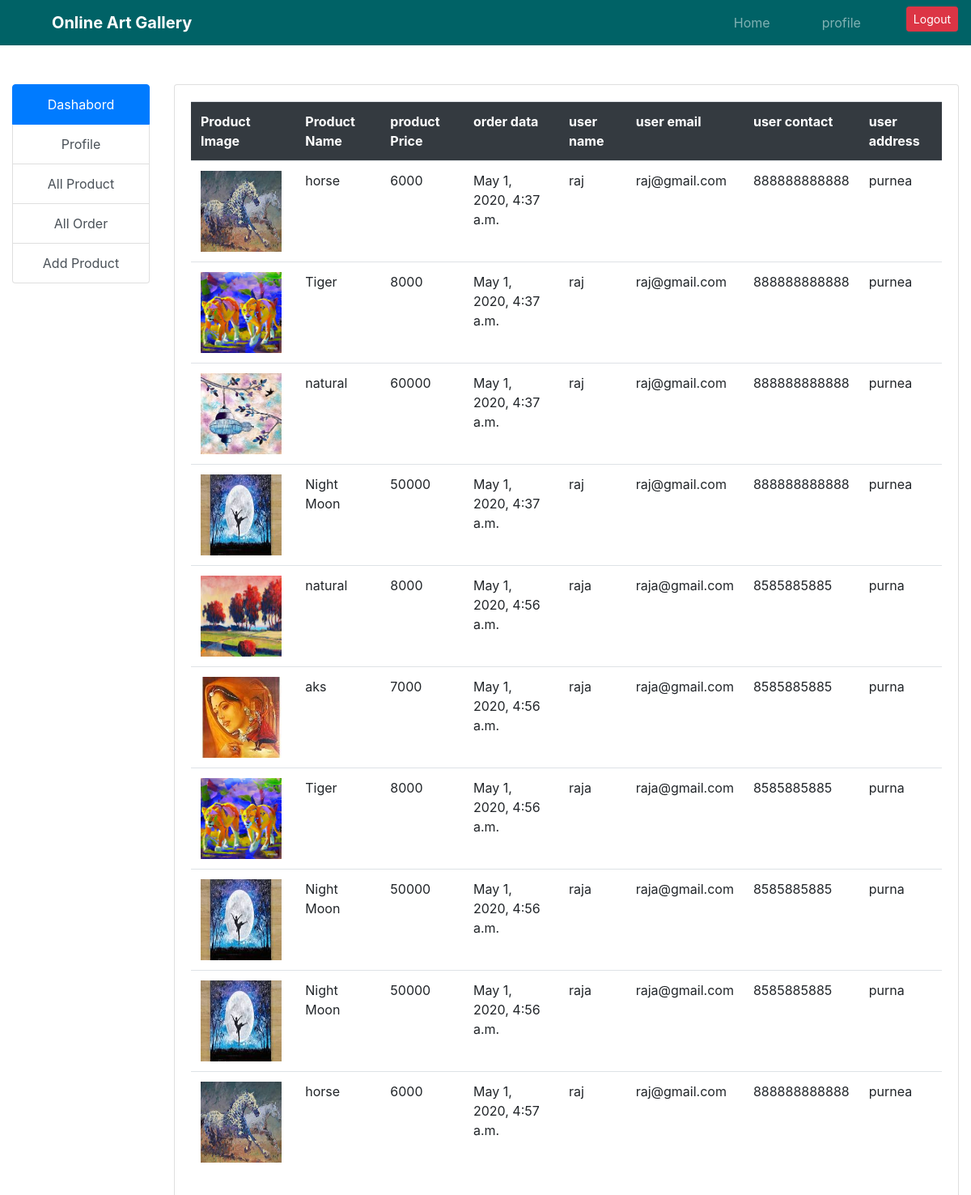
Screenshot of /oner/all_order (signed in) with the database file from the repository.
### artwork/models.py (models this page shows, shortened)
class Order(models.Model):
    order_id = models.AutoField(primary_key=True)
    pro_id = models.ForeignKey(Product,on_delete=models.CASCADE)
    user_id = models.ForeignKey(User,on_delete=models.CASCADE)
    STATUS = (("1", "active"), ("0","dactive"))
    order_status = models.CharField(max_length=20,choices=STATUS)
    order_time = models.DateTimeField(default=timezone.now)

class Product(models.Model):
    pro_id = models.AutoField(primary_key=True)
    panting_title = models.CharField(max_length=200)
    panting_img = models.ImageField(upload_to='media/')
    panting_by = models.CharField(max_length=200)
    panting_rate = models.IntegerField(default='free')

class User(models.Model):
    user_id = models.AutoField(primary_key=True)
    first_name = models.CharField(max_length=200)
    last_name = models.CharField(max_length=200)
    user_img = models.ImageField(upload_to='media/')
    email = models.EmailField()
    contact = models.IntegerField()
    city = models.CharField(max_length=200)
    pin_code = models.IntegerField(max_length=200)
    address = models.CharField(max_length=200)
    state = models.CharField(max_length=200)
    password = models.CharField(max_length=200)

### artwork/views.py (the view)
# urls.py: path('oner/all_order',views.all_order,name="all_order"),
def all_order(r):
    if not r.session.has_key('login'):
        return redirect(login)
    data = {"order":Order.objects.all()}
    return render(r,'oner/all_order.html',data)

### templates/oner/all_order.html
{% extends 'oner/base.html' %}
{% block side %}
{{ block.super }}
{% endblock %}
{% block content %}
    <div class="container-fluid">
      <div class="row">
              <div class="card">
                  <div class="card-body">
                      <table class="table table-hover ">
                          <tr class="bg-dark text-white">
                              <th>Product Image</th>
                              <th>Product Name</th>
                              <th>product Price</th>
                              <th>order data</th>
                              <th>user name</th>
                              <th>user email</th>
                              <th>user contact</th>
                              <th>user address</th>
                          </tr>
                         {% for x in order %}
                          <tr>
                              <td><img src="{{ x.pro_id.panting_img.url }}" alt="" height="100" width="100"></td>
                              <td>{{ x.pro_id.panting_title }}</td>
                              <td>{{ x.pro_id.panting_rate }}</td>
                              <td>{{ x.order_time }}</td>
                              <td>{{ x.user_id.first_name }}</td>
                              <td>{{ x.user_id.email }}</td>
                              <td>{{ x.user_id.contact }}</td>
                              <td>{{ x.user_id.address }}</td>
                          </tr>
                          {% endfor %}
                      </table>
                  </div>
              </div>
      </div>
    </div>
{% endblock %}

### rows the page displays
Order: pro_id.panting_img (picture), pro_id.panting_title "horse", pro_id.panting_rate "6000", order_time "May 1, 2020, 4:37 a.m.", user_id.first_name "raj", user_id.email "raj@gmail.com", user_id.contact "888888888888", user_id.address "purnea"
Order: pro_id.panting_img (picture), pro_id.panting_title "Tiger", pro_id.panting_rate "8000", order_time "May 1, 2020, 4:37 a.m.", user_id.first_name "raj", user_id.email "raj@gmail.com", user_id.contact "888888888888", user_id.address "purnea"
Order: pro_id.panting_img (picture), pro_id.panting_title "natural", pro_id.panting_rate "60000", order_time "May 1, 2020, 4:37 a.m.", user_id.first_name "raj", user_id.email "raj@gmail.com", user_id.contact "888888888888", user_id.address "purnea"
Order: pro_id.panting_img (picture), pro_id.panting_title "Night Moon", pro_id.panting_rate "50000", order_time "May 1, 2020, 4:37 a.m.", user_id.first_name "raj", user_id.email "raj@gmail.com", user_id.contact "888888888888", user_id.address "purnea"
Order: pro_id.panting_img (picture), pro_id.panting_title "natural", pro_id.panting_rate "8000", order_time "May 1, 2020, 4:56 a.m.", user_id.first_name "raja", user_id.email "raja@gmail.com", user_id.contact "8585885885", user_id.address "purna"
Order: pro_id.panting_img (picture), pro_id.panting_title "aks", pro_id.panting_rate "7000", order_time "May 1, 2020, 4:56 a.m.", user_id.first_name "raja", user_id.email "raja@gmail.com", user_id.contact "8585885885", user_id.address "purna"
Order: pro_id.panting_img (picture), pro_id.panting_title "Tiger", pro_id.panting_rate "8000", order_time "May 1, 2020, 4:56 a.m.", user_id.first_name "raja", user_id.email "raja@gmail.com", user_id.contact "8585885885", user_id.address "purna"
Order: pro_id.panting_img (picture), pro_id.panting_title "Night Moon", pro_id.panting_rate "50000", order_time "May 1, 2020, 4:56 a.m.", user_id.first_name "raja", user_id.email "raja@gmail.com", user_id.contact "8585885885", user_id.address "purna"
Order: pro_id.panting_img (picture), pro_id.panting_title "Night Moon", pro_id.panting_rate "50000", order_time "May 1, 2020, 4:56 a.m.", user_id.first_name "raja", user_id.email "raja@gmail.com", user_id.contact "8585885885", user_id.address "purna"
Order: pro_id.panting_img (picture), pro_id.panting_title "horse", pro_id.panting_rate "6000", order_time "May 1, 2020, 4:57 a.m.", user_id.first_name "raj", user_id.email "raj@gmail.com", user_id.contact "888888888888", user_id.address "purnea"
